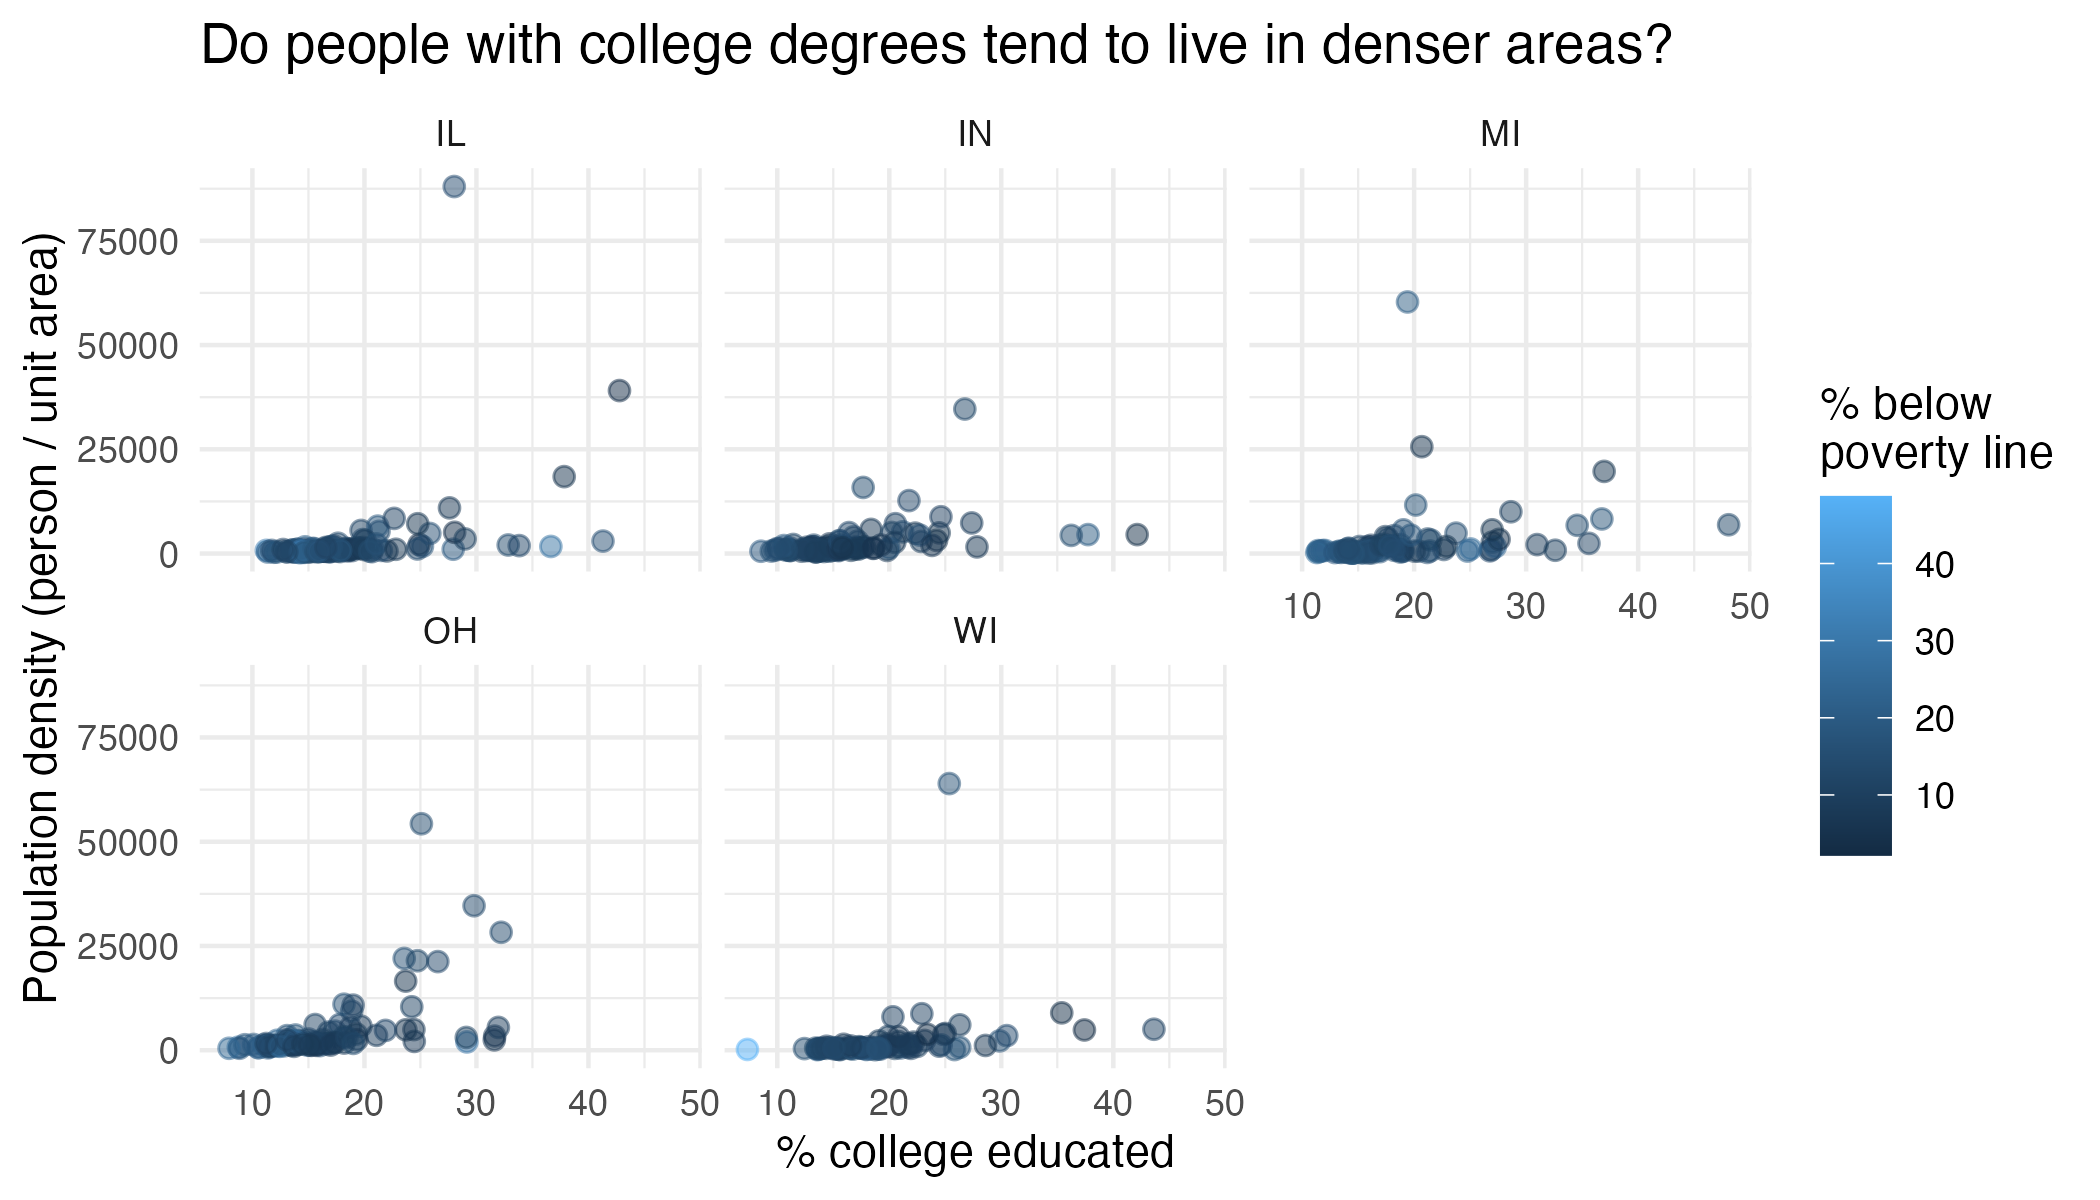

Reproduce this figure in R.
ggplot(midwest, aes(x = percollege, y = popdensity, color = percbelowpoverty)) +
  geom_point(alpha = 0.5, size = 2) +
  facet_wrap(~state) +
  theme_minimal() +
  labs(
    title = "Do people with college degrees tend to live in denser areas?",
    x = "% college educated",
    y = "Population density (person / unit area)",
    color = "% below\npoverty line"
  )

ggsave("labs/images/lab-1/ex-7.png", height = 4, width = 7)